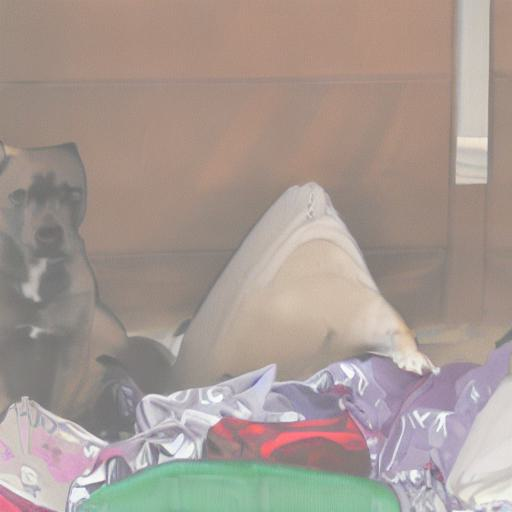
#> input picture example/000000022192_ours.jpg, 512 x 512 px, found by its file name
$ python his_equalize.py
#> lines starting #> are read from the running program, lines starting #| are printed output that depends on the picture
import numpy as np
import cv2
import os

pwd = os.getcwd()
# print("pwd:", f'{pwd}/example/.jpg')
imgname = "000000022192_ours"


img = cv2.imread(f'{pwd}/example/{imgname}.jpg') # ,0
#> img is the input picture: shape (512, 512, 3); mean B, G, R 146.8, 153.8, 167
img = cv2.cvtColor(img, cv2.COLOR_BGR2LAB)
#> img: shape (512, 512, 3); mean of channels 0, 1, 2 164.4, 131.8, 133.7

# clipLimit颜色对比度的阈值
# titleGridSize进行像素均衡化的网格大小，即在多少网格下进行直方图的均衡化操作
clahe = cv2.createCLAHE(clipLimit=5,tileGridSize=(8,8))

#0 to 'L' channel, 1 to 'a' channel, and 2 to 'b' channel
img[:,:,0] = clahe.apply(img[:,:,0])
#> img: shape (512, 512, 3); mean of channels 0, 1, 2 147.2, 131.8, 133.7


img = cv2.cvtColor(img, cv2.COLOR_LAB2BGR)
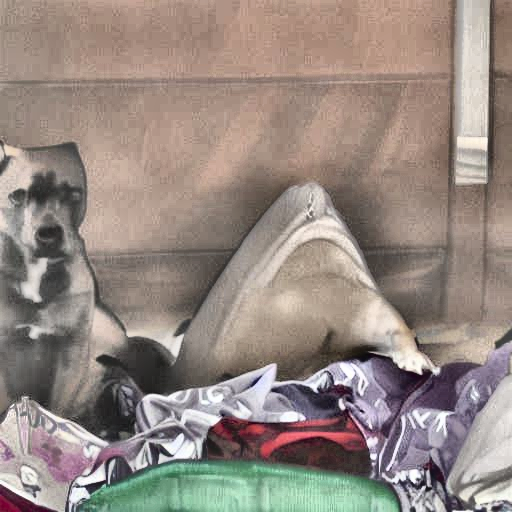
#> img: shape (512, 512, 3); mean B, G, R 130.1, 137.3, 150.1
print("input img shape=", img.shape)
#| input img shape= (512, 512, 3)


cv2.imwrite(f'{imgname}.jpg', img)
